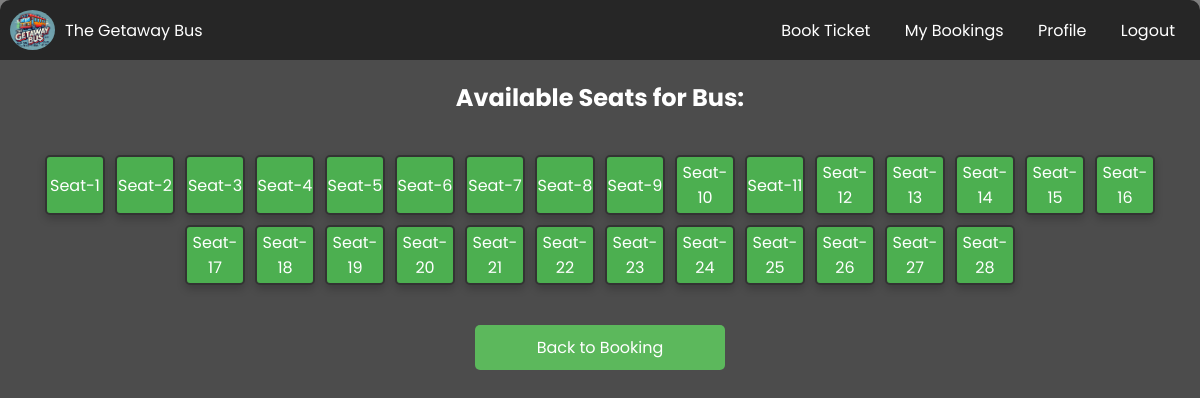
The page /book/available-seats/8 (signed in) on the database its author committed.
### tables this page shows
CREATE TABLE seats (
                id INTEGER PRIMARY KEY AUTOINCREMENT,
                route_id INTEGER NOT NULL,
                seat_number TEXT NOT NULL,
                is_booked BOOLEAN NOT NULL DEFAULT 0,
                FOREIGN KEY (route_id) REFERENCES routes (id)
            );

### app.py (the view)
@app.route('/book/available-seats/<int:route_id>', methods=['GET'])
def available_seats(route_id):
    if 'user' not in session:
        flash('You must log in first!', 'error')
        return redirect(url_for('login'))
    with sqlite3.connect('bus_ticket_booking.db') as conn:
        cursor = conn.cursor()
        cursor.execute("SELECT seat_number, is_booked FROM seats WHERE route_id = ?", (route_id,))
        available_seats = cursor.fetchall()
        seats = [{'number': seat[0], 'available': not seat[1]} for seat in available_seats]
    return render_template('available-seats.html', route_id=route_id, seats=seats)

### templates/available-seats.html (shortened to what this page needs)
<!DOCTYPE html>
<html lang="en">
<head>
    <link rel="stylesheet" href="{{ url_for('static', filename='styles.css') }}">
</head>
<body>
    <nav class="navbar" id="navbar">
        <div class="company">
            <img src="{{ url_for('static', filename='logo.jpg') }}" alt="Company Logo" class="logo">
            <span>The Getaway Bus</span>
        </div>
        <div>
            <a href="/book-bus">Book Ticket</a>
            <a href="/my-bookings">My Bookings</a>
            <a href="/profile">Profile</a>
            <a href="/logout">Logout</a>
        </div>
    </nav>
    <div class="container">
        <h2>Available Seats for Bus: {{ route_name }}</h2>
        <div id="seats-container">
            {% for seat in seats %}
                <div class="seat {{ 'available' if seat.available else 'booked' }}"
                     data-seat-number="{{ seat.number }}">
                    {{ seat.number }}
                </div>
            {% endfor %}
        </div>
        <a href="{{ url_for('book_bus') }}" class="back-button">Back to Booking</a>
    </div>
</body>
</html>

### static/styles.css (style rules this page uses)
* { margin: 0; padding: 0; box-sizing: border-box; }
body, html { font-family: 'Poppins', sans-serif; height: 100vh; display: flex; justify-content: center; align-items: center; background-image: url('/static/group-buses-driving-along-road-sunset.jpg'); background-size: cover; color: #fff; }
.container { background: rgba(0, 0, 0, 0.7); padding: 20px; border-radius: 10px; text-align: center; width: 300px; position: relative; overflow: hidden; }
.container::before { content: ''; position: absolute; top: 0; left: 0; right: 0; bottom: 0; filter: blur(8px); z-index: -1; }
h2 { margin-bottom: 20px; }
a { color: #5cb85c; text-decoration: none; }

### templates/available-seats.html (style rules this page uses)
body { margin: 0; font-family: 'Poppins', sans-serif; display: flex; flex-direction: column; align-items: center; justify-content: flex-start; height: 100vh; overflow: hidden; }
.navbar { background: rgba(0, 0, 0, 0.5); position: fixed; width: 100%; top: 0; left: 0; padding: 10px; z-index: 1000; display: flex; justify-content: space-between; align-items: center; }
.navbar .company { display: flex; align-items: center; }
.navbar img { height: 40px; margin-right: 10px; }
.navbar a { color: #fff; margin: 0 15px; text-decoration: none; }
.container { display: flex; flex-direction: column; align-items: center; padding-top: 80px; width: 100%; max-width: 1200px; margin: 0 auto; overflow-y: auto; flex-grow: 1; }
h2 { text-align: center; margin-bottom: 20px; font-size: 24px; }
#seats-container { display: flex; flex-wrap: wrap; justify-content: center; gap: 10px; padding: 20px; width: 100%; }
.seat { width: 60px; height: 60px; display: flex; justify-content: center; align-items: center; border: 2px solid #333; border-radius: 5px; cursor: pointer; font-size: 16px; transition: background-color 0.3s, transform 0.2s; }
.available { background-color: #4CAF50; color: white; box-shadow: 0 4px 8px rgba(0, 0, 0, 0.2); }
.back-button { display: block; margin: 20px auto; padding: 10px 20px; background-color: #5cb85c; color: white; text-align: center; text-decoration: none; border-radius: 5px; width: 250px; }
.logo { width: 45px; height: 45px; border-radius: 90%; object-fit: cover; }

### rows shown on the page
seats: number "Seat-1"
seats: number "Seat-2"
seats: number "Seat-3"
seats: number "Seat-4"
seats: number "Seat-5"
seats: number "Seat-6"
seats: number "Seat-7"
seats: number "Seat-8"
seats: number "Seat-9"
seats: number "Seat-10"
seats: number "Seat-11"
seats: number "Seat-12"
seats: number "Seat-13"
seats: number "Seat-14"
seats: number "Seat-15"
seats: number "Seat-16"
seats: number "Seat-17"
seats: number "Seat-18"
seats: number "Seat-19"
seats: number "Seat-20"
seats: number "Seat-21"
seats: number "Seat-22"
seats: number "Seat-23"
seats: number "Seat-24"
seats: number "Seat-25"
seats: number "Seat-26"
seats: number "Seat-27"
seats: number "Seat-28"
